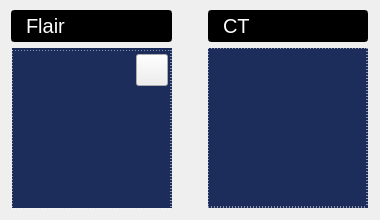
<?xml version="1.0" encoding="UTF-8"?>
<ui version="4.0">
 <class>qGLChooseItem</class>
 <widget class="QWidget" name="qGLChooseItem">
  <property name="geometry">
   <rect>
    <x>0</x>
    <y>0</y>
    <width>380</width>
    <height>220</height>
   </rect>
  </property>
  <property name="windowTitle">
   <string>Form</string>
  </property>
  <widget class="QPushButton" name="btnDelete1">
   <property name="geometry">
    <rect>
     <x>136</x>
     <y>54</y>
     <width>32</width>
     <height>32</height>
    </rect>
   </property>
   <property name="text">
    <string/>
   </property>
  </widget>
  <widget class="QPushButton" name="btnRegistIcon">
   <property name="geometry">
    <rect>
     <x>12</x>
     <y>50</y>
     <width>160</width>
     <height>160</height>
    </rect>
   </property>
   <property name="styleSheet">
    <string notr="true">border-width: 1px; border-style: dashed; border-color: white white white white; </string>
   </property>
   <property name="text">
    <string/>
   </property>
  </widget>
  <widget class="QPushButton" name="btnTransmitIcon">
   <property name="geometry">
    <rect>
     <x>208</x>
     <y>48</y>
     <width>160</width>
     <height>160</height>
    </rect>
   </property>
   <property name="styleSheet">
    <string notr="true">border-width: 1px; border-style: dashed; border-color: white white white white; </string>
   </property>
   <property name="text">
    <string/>
   </property>
  </widget>
  <widget class="QLineEdit" name="editTransmitName">
   <property name="geometry">
    <rect>
     <x>208</x>
     <y>10</y>
     <width>160</width>
     <height>32</height>
    </rect>
   </property>
   <property name="font">
    <font>
     <pointsize>15</pointsize>
    </font>
   </property>
   <property name="styleSheet">
    <string notr="true">padding: 0px 12px;
background-color: rgb(0, 0, 0);
color: rgb(255, 255, 255);
</string>
   </property>
   <property name="text">
    <string>CT</string>
   </property>
  </widget>
  <widget class="QLineEdit" name="editRegistName">
   <property name="geometry">
    <rect>
     <x>11</x>
     <y>10</y>
     <width>161</width>
     <height>32</height>
    </rect>
   </property>
   <property name="font">
    <font>
     <pointsize>15</pointsize>
    </font>
   </property>
   <property name="styleSheet">
    <string notr="true">padding: 0px 12px;
background-color: rgb(0, 0, 0);
color: rgb(255, 255, 255);
</string>
   </property>
   <property name="text">
    <string>Flair</string>
   </property>
  </widget>
  <widget class="QLabel" name="lblBg1">
   <property name="geometry">
    <rect>
     <x>12</x>
     <y>48</y>
     <width>160</width>
     <height>160</height>
    </rect>
   </property>
   <property name="autoFillBackground">
    <bool>false</bool>
   </property>
   <property name="styleSheet">
    <string notr="true">background: #1C2C5B;</string>
   </property>
   <property name="text">
    <string/>
   </property>
  </widget>
  <widget class="QLabel" name="lblBg2">
   <property name="geometry">
    <rect>
     <x>208</x>
     <y>48</y>
     <width>160</width>
     <height>160</height>
    </rect>
   </property>
   <property name="styleSheet">
    <string notr="true">background: #1C2C5B;</string>
   </property>
   <property name="text">
    <string/>
   </property>
  </widget>
  <zorder>lblBg1</zorder>
  <zorder>lblBg2</zorder>
  <zorder>btnRegistIcon</zorder>
  <zorder>btnTransmitIcon</zorder>
  <zorder>btnDelete1</zorder>
  <zorder>editTransmitName</zorder>
  <zorder>editRegistName</zorder>
 </widget>
 <resources/>
 <connections/>
</ui>
